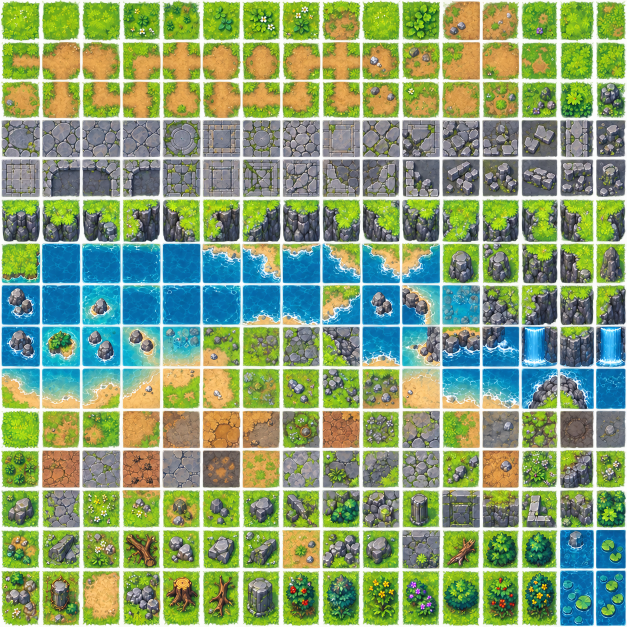
#> input picture assets/source/Fantasy RPG Terrain Tileset Atlas.png, 1254 x 1254 px, found by its file name (shown at 1/2 size)
$ python build_atlas.py
#> lines starting #> are read from the running program, lines starting #| are printed output that depends on the picture
"""Trim the Fantasy RPG terrain source atlas into a uniform 64x64 tile grid.

The source image has uneven tiles (roughly 56-90 px) separated by
semi-transparent gutters, and its bottom row is stretched vertically. This
crops each cell to its opaque content, drops a 1 px soft edge, and resizes
every tile to 64x64 in a 16x15 atlas with no gaps.

Run from the project root, then run blend_grass.py on the output:
    python3 tools/build_atlas.py [SOURCE_PNG] [OUTPUT_PNG]

Requires Pillow and NumPy.
"""
import os
import sys

import numpy as np
from PIL import Image

DEFAULT_SRC = os.path.expanduser("~/Desktop/Fantasy RPG Terrain Tileset Atlas.png")
DEFAULT_OUT = "assets/tilesets/terrain_atlas.png"

TILE = 64
COLS, ROWS = 16, 15
INSET = 1  # pixels to drop past the soft edge

# Gutter pixel ranges (start, end) measured from the source image's alpha channel.
COL_GUTTERS = [(0, 5), (77, 85), (159, 166), (239, 246), (319, 326), (399, 406),
               (478, 486), (558, 566), (638, 645), (719, 725), (797, 805),
               (878, 885), (958, 965), (1036, 1044), (1112, 1121), (1186, 1193),
               (1249, 1253)]
ROW_GUTTERS = [(0, 5), (78, 86), (158, 165), (234, 240), (314, 318), (392, 399),
               (482, 487), (566, 570), (649, 653), (732, 737), (817, 822),
               (895, 901), (975, 981), (1054, 1061), (1136, 1142), (1248, 1253)]


def longest_run(mask):
    """Return (start, end) of the longest run of True values."""
    best, start = (0, -1), None
    for i, on in enumerate(list(mask) + [False]):
        if on and start is None:
            start = i
        if not on and start is not None:
            if i - 1 - start > best[1] - best[0]:
                best = (start, i - 1)
            start = None
    return best


def build(src_path, out_path):
#> called with out_path = 'assets/tilesets/terrain_atlas.png'
    src = Image.open(src_path).convert("RGBA")
#> src is the input picture: PIL image 1254x1254 RGBA; mean R, G, B, A 111, 140.3, 86.5, 208.8
    alpha = np.array(src)[:, :, 3]
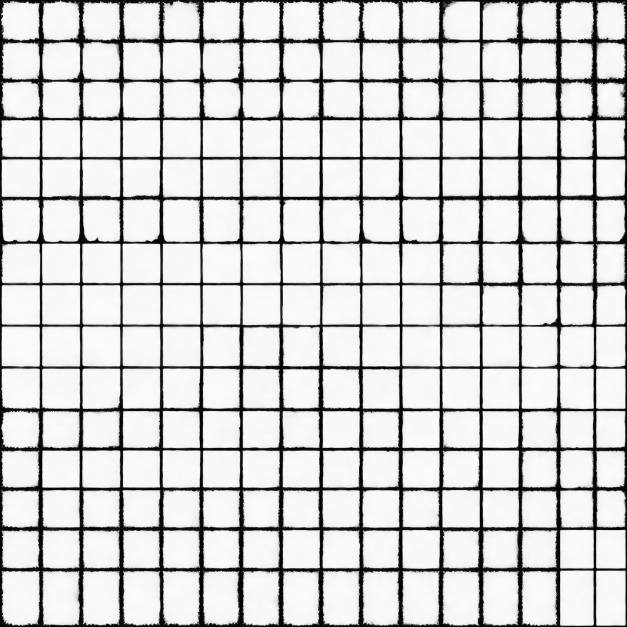
#> alpha: shape (1254, 1254) (shown at 1/2 size); min 0, max 255, mean 208.8
    out = Image.new("RGBA", (COLS * TILE, ROWS * TILE))
#> out: PIL image 1024x960 RGBA; every value is 0
    for r in range(ROWS):
        for c in range(COLS):
            # Pad the cell a little to tolerate gutters that aren't perfectly straight.
            y0 = max(0, ROW_GUTTERS[r][0] - 3)
            y1 = min(alpha.shape[0], ROW_GUTTERS[r + 1][1] + 4)
            x0 = max(0, COL_GUTTERS[c][0] - 3)
            x1 = min(alpha.shape[1], COL_GUTTERS[c + 1][1] + 4)
            solid = alpha[y0:y1, x0:x1] >= 200
            ys = longest_run(solid.mean(axis=1) > 0.6)
            xs = longest_run(solid[ys[0]:ys[1] + 1].mean(axis=0) > 0.9)
            ys = longest_run(solid[:, xs[0]:xs[1] + 1].mean(axis=1) > 0.9)
            box = (x0 + xs[0] + INSET, y0 + ys[0] + INSET,
                   x0 + xs[1] + 1 - INSET, y0 + ys[1] + 1 - INSET)
            tile = src.crop(box).convert("RGB").resize((TILE, TILE), Image.LANCZOS)
            out.paste(tile.convert("RGBA"), (c * TILE, r * TILE))
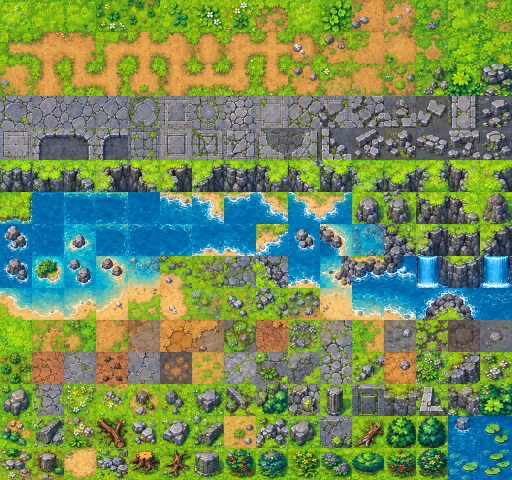
#> out: PIL image 1024x960 RGBA (shown at 1/2 size); mean R, G, B, A 114.3, 139.5, 89.4, 255
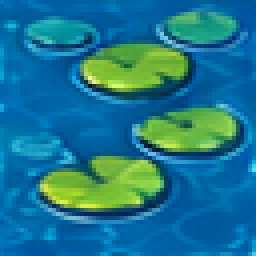
#> tile: PIL image 64x64 RGB (shown 4 times larger); mean R, G, B 26.9, 119, 142.3
    out.save(out_path)
    print(f"wrote {out_path} ({out.size[0]}x{out.size[1]}, {COLS}x{ROWS} tiles)")
#| wrote assets/tilesets/terrain_atlas.png (1024x960, 16x15 tiles)


if __name__ == "__main__":
    build(sys.argv[1] if len(sys.argv) > 1 else DEFAULT_SRC,
          sys.argv[2] if len(sys.argv) > 2 else DEFAULT_OUT)
